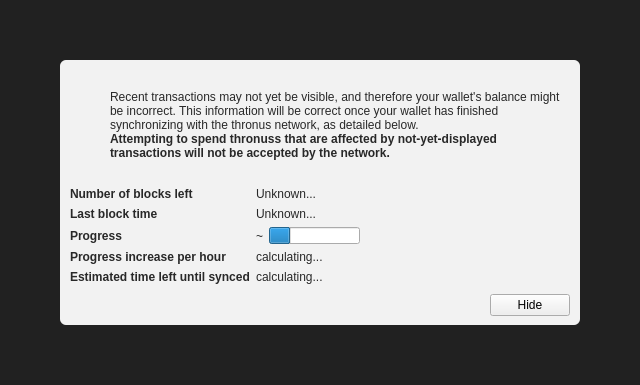
<?xml version="1.0" encoding="UTF-8"?>
<ui version="4.0">
 <class>ModalOverlay</class>
 <widget class="ModalOverlay" name="ModalOverlay">
  <property name="geometry">
   <rect>
    <x>0</x>
    <y>0</y>
    <width>640</width>
    <height>385</height>
   </rect>
  </property>
  <property name="windowTitle">
   <string>Form</string>
  </property>
  <layout class="QVBoxLayout" name="verticalLayout" stretch="0">
   <property name="sizeConstraint">
    <enum>QLayout::SetDefaultConstraint</enum>
   </property>
   <property name="leftMargin">
    <number>0</number>
   </property>
   <property name="topMargin">
    <number>0</number>
   </property>
   <property name="rightMargin">
    <number>0</number>
   </property>
   <property name="bottomMargin">
    <number>0</number>
   </property>
   <item>
    <widget class="QWidget" name="bgWidget" native="true">
     <property name="styleSheet">
      <string notr="true">#bgWidget { background: rgba(0,0,0,220); }</string>
     </property>
     <layout class="QVBoxLayout" name="verticalLayoutMain" stretch="1">
      <property name="leftMargin">
       <number>60</number>
      </property>
      <property name="topMargin">
       <number>60</number>
      </property>
      <property name="rightMargin">
       <number>60</number>
      </property>
      <property name="bottomMargin">
       <number>60</number>
      </property>
      <item>
       <widget class="QWidget" name="contentWidget" native="true">
        <property name="styleSheet">
         <string notr="true">#contentWidget { background: rgba(255,255,255,240); border-radius: 6px; }

QLabel { color: rgb(40,40,40);  }</string>
        </property>
        <layout class="QVBoxLayout" name="verticalLayoutSub" stretch="1,0,0,0">
         <property name="spacing">
          <number>0</number>
         </property>
         <property name="leftMargin">
          <number>10</number>
         </property>
         <property name="topMargin">
          <number>10</number>
         </property>
         <property name="rightMargin">
          <number>10</number>
         </property>
         <property name="bottomMargin">
          <number>10</number>
         </property>
         <item>
          <layout class="QHBoxLayout" name="horizontalLayoutIconText" stretch="0,1">
           <property name="topMargin">
            <number>20</number>
           </property>
           <item>
            <layout class="QVBoxLayout" name="verticalLayoutIcon">
             <property name="leftMargin">
              <number>0</number>
             </property>
             <item>
              <widget class="QPushButton" name="warningIcon">
               <property name="enabled">
                <bool>false</bool>
               </property>
               <property name="text">
                <string/>
               </property>
               <property name="icon">
                <iconset>
                 <normaloff>:/icons/warning</normaloff>
                 <disabledoff>:/icons/warning</disabledoff>:/icons/warning</iconset>
               </property>
               <property name="iconSize">
                <size>
                 <width>48</width>
                 <height>48</height>
                </size>
               </property>
               <property name="flat">
                <bool>true</bool>
               </property>
              </widget>
             </item>
             <item>
              <spacer name="verticalSpacerWarningIcon">
               <property name="orientation">
                <enum>Qt::Vertical</enum>
               </property>
               <property name="sizeHint" stdset="0">
                <size>
                 <width>20</width>
                 <height>40</height>
                </size>
               </property>
              </spacer>
             </item>
            </layout>
           </item>
           <item>
            <layout class="QVBoxLayout" name="verticalLayoutInfoText">
             <property name="leftMargin">
              <number>0</number>
             </property>
             <property name="topMargin">
              <number>0</number>
             </property>
             <item>
              <widget class="QLabel" name="infoText">
               <property name="text">
                <string>Recent transactions may not yet be visible, and therefore your wallet's balance might be incorrect. This information will be correct once your wallet has finished synchronizing with the thronus network, as detailed below.</string>
               </property>
               <property name="textFormat">
                <enum>Qt::RichText</enum>
               </property>
               <property name="wordWrap">
                <bool>true</bool>
               </property>
              </widget>
             </item>
             <item>
              <widget class="QLabel" name="infoTextStrong">
               <property name="font">
                <font>
                 <weight>75</weight>
                 <bold>true</bold>
                </font>
               </property>
               <property name="text">
                <string>Attempting to spend thronuss that are affected by not-yet-displayed transactions will not be accepted by the network.</string>
               </property>
               <property name="textFormat">
                <enum>Qt::RichText</enum>
               </property>
               <property name="wordWrap">
                <bool>true</bool>
               </property>
              </widget>
             </item>
             <item>
              <spacer name="verticalSpacerInTextSpace">
               <property name="orientation">
                <enum>Qt::Vertical</enum>
               </property>
               <property name="sizeHint" stdset="0">
                <size>
                 <width>20</width>
                 <height>40</height>
                </size>
               </property>
              </spacer>
             </item>
            </layout>
           </item>
          </layout>
         </item>
         <item>
          <spacer name="verticalSpacerAfterText">
           <property name="orientation">
            <enum>Qt::Vertical</enum>
           </property>
           <property name="sizeHint" stdset="0">
            <size>
             <width>20</width>
             <height>40</height>
            </size>
           </property>
          </spacer>
         </item>
         <item>
          <layout class="QFormLayout" name="formLayout">
           <property name="fieldGrowthPolicy">
            <enum>QFormLayout::FieldsStayAtSizeHint</enum>
           </property>
           <property name="horizontalSpacing">
            <number>6</number>
           </property>
           <property name="verticalSpacing">
            <number>6</number>
           </property>
           <property name="topMargin">
            <number>10</number>
           </property>
           <item row="0" column="0">
            <widget class="QLabel" name="labelNumberOfBlocksLeft">
             <property name="font">
              <font>
               <weight>75</weight>
               <bold>true</bold>
              </font>
             </property>
             <property name="text">
              <string>Number of blocks left</string>
             </property>
            </widget>
           </item>
           <item row="0" column="1">
            <widget class="QLabel" name="numberOfBlocksLeft">
             <property name="text">
              <string>Unknown...</string>
             </property>
            </widget>
           </item>
           <item row="1" column="0">
            <widget class="QLabel" name="labelLastBlockTime">
             <property name="font">
              <font>
               <weight>75</weight>
               <bold>true</bold>
              </font>
             </property>
             <property name="text">
              <string>Last block time</string>
             </property>
            </widget>
           </item>
           <item row="1" column="1">
            <widget class="QLabel" name="newestBlockDate">
             <property name="sizePolicy">
              <sizepolicy hsizetype="Maximum" vsizetype="Preferred">
               <horstretch>0</horstretch>
               <verstretch>0</verstretch>
              </sizepolicy>
             </property>
             <property name="text">
              <string>Unknown...</string>
             </property>
            </widget>
           </item>
           <item row="2" column="0">
            <widget class="QLabel" name="labelSyncDone">
             <property name="font">
              <font>
               <weight>75</weight>
               <bold>true</bold>
              </font>
             </property>
             <property name="text">
              <string>Progress</string>
             </property>
            </widget>
           </item>
           <item row="2" column="1">
            <layout class="QHBoxLayout" name="horizontalLayoutSync" stretch="0,1">
             <item>
              <widget class="QLabel" name="percentageProgress">
               <property name="text">
                <string notr="true">~</string>
               </property>
              </widget>
             </item>
             <item>
              <widget class="QProgressBar" name="progressBar">
               <property name="value">
                <number>24</number>
               </property>
               <property name="format">
                <string/>
               </property>
              </widget>
             </item>
            </layout>
           </item>
           <item row="4" column="0">
            <widget class="QLabel" name="labelProgressIncrease">
             <property name="font">
              <font>
               <weight>75</weight>
               <bold>true</bold>
              </font>
             </property>
             <property name="text">
              <string>Progress increase per hour</string>
             </property>
            </widget>
           </item>
           <item row="4" column="1">
            <widget class="QLabel" name="progressIncreasePerH">
             <property name="text">
              <string>calculating...</string>
             </property>
            </widget>
           </item>
           <item row="5" column="0">
            <widget class="QLabel" name="labelEstimatedTimeLeft">
             <property name="font">
              <font>
               <weight>75</weight>
               <bold>true</bold>
              </font>
             </property>
             <property name="text">
              <string>Estimated time left until synced</string>
             </property>
            </widget>
           </item>
           <item row="5" column="1">
            <widget class="QLabel" name="expectedTimeLeft">
             <property name="text">
              <string>calculating...</string>
             </property>
            </widget>
           </item>
          </layout>
         </item>
         <item>
          <layout class="QHBoxLayout" name="horizontalLayoutButtons">
           <property name="leftMargin">
            <number>10</number>
           </property>
           <property name="topMargin">
            <number>10</number>
           </property>
           <item>
            <spacer name="horizontalSpacer">
             <property name="orientation">
              <enum>Qt::Horizontal</enum>
             </property>
             <property name="sizeHint" stdset="0">
              <size>
               <width>40</width>
               <height>20</height>
              </size>
             </property>
            </spacer>
           </item>
           <item>
            <widget class="QPushButton" name="closeButton">
             <property name="text">
              <string>Hide</string>
             </property>
            </widget>
           </item>
          </layout>
         </item>
        </layout>
       </widget>
      </item>
     </layout>
    </widget>
   </item>
  </layout>
 </widget>
 <customwidgets>
  <customwidget>
   <class>ModalOverlay</class>
   <extends>QWidget</extends>
   <header>modaloverlay.h</header>
   <container>1</container>
  </customwidget>
 </customwidgets>
 <resources/>
 <connections/>
</ui>
